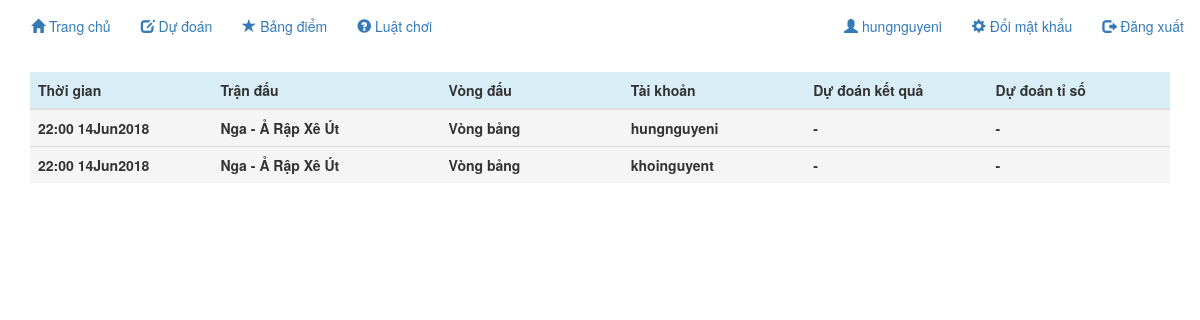
Page /3/reference/ (signed in) on the committed database.
### football/models.py (models this page shows)
class Data(models.Model):
    AWIN = 'AWIN'
    BALANCE = 'BALANCE'
    BWIN = 'BWIN'
    NEW = '-'
    RESULT_CHOICES = (
        (AWIN, 'Đội A thắng'),
        (BALANCE, 'Hai đội hòa'),
        (BWIN, 'Đội B thắng'),
        (NEW, '-')
    )
    none = -1
    zero = 0
    one = 1
    two = 2
    three = 3
    four = 4
    five = 5
    six = 6
    seven = 7
    eight = 8
    nine = 9
    ten = 10
    eleven = 11
    twelfth = 12
    thirteen = 13
    fourteen = 14
    fifteen = 15
    sixteen = 16
    seventeen = 17
    eighteen = 18
    nineteen = 19
    twenty = 20
    Score_choises = (
        (none, 'Không chọn'),
        (zero, '0'),
        (one, '1'),
        (two, '2'),
        (three, '3'),
        (four, '4'),
        (five, '5'),
        (six, '6'),
        (seven, '7'),
        (eight, '8'),
        (nine, '9'),
        (ten, '10'),
        (eleven, '11'),
        (twelfth, '12'),
        (thirteen, '13'),
        (fourteen, '14'),
        (fifteen, '15'),
        (sixteen, '16'),
        (seventeen, '17'),
        (eighteen, '18'),
        (nineteen, '19'),
        (twenty, '20')
    )
    user_data = models.ForeignKey(User, on_delete=models.CASCADE)
    schedule = models.ForeignKey(Schedule, on_delete=models.CASCADE)
    predict_winner = models.CharField(max_length=200, choices=RESULT_CHOICES, default=NEW)
    winner_result = models.BooleanField(default=False)
    predict_score_a = models.IntegerField(choices=Score_choises, default=none)
    predict_score_b = models.IntegerField(choices=Score_choises, default=none)
    score_result = models.BooleanField(default=False)
    reward = models.IntegerField(default=0)

class Schedule(models.Model):
    level1="1-32"
    level2="1-16"
    level3="Quarterfinal"
    level4="Semifinal"
    level5="Third place"
    level6="Final"
    level_choises = (
        (level1, 'Vòng bảng'),
        (level2, 'Vòng 1-16'),
        (level3, 'Tứ kết'),
        (level4, 'Bán kết'),
        (level5, 'Giải ba'),
        (level6, 'Chung kết')
    )
    none = -1
    zero = 0
    one = 1
    two = 2
    three = 3
    four = 4
    five = 5
    six = 6
    seven = 7
    eight = 8
    nine = 9
    ten = 10
    eleven = 11
    twelfth = 12
    thirteen = 13
    fourteen = 14
    fifteen = 15
    sixteen = 16
    seventeen = 17
    eighteen = 18
    nineteen = 19
    twenty = 20
    Score_choises = (
        (none, 'Chưa thi đấu'),
        (zero, '0'),
        (one, '1'),
        (two, '2'),
        (three, '3'),
        (four, '4'),
        (five, '5'),
        (six, '6'),
        (seven, '7'),
        (eight, '8'),
        (nine, '9'),
        (ten, '10'),
        (eleven, '11'),
        (twelfth, '12'),
        (thirteen, '13'),
        (fourteen, '14'),
        (fifteen, '15'),
        (sixteen, '16'),
        (seventeen, '17'),
        (eighteen, '18'),
        (nineteen, '19'),
        (twenty, '20')
    )
    match_date = models.DateTimeField(default=datetime.now())
    team_a = models.CharField(max_length=200)
    team_b = models.CharField(max_length=200)
    level = models.CharField(max_length=200, choices=level_choises, default=level1)
    score_a = models.IntegerField(choices=Score_choises, default=none)
    score_b = models.IntegerField(choices=Score_choises, default=none)
    result_point = models.IntegerField(default=1)
    score_point = models.IntegerField(default=5)

### football/views.py (the view)
# urls.py: url(r'^(?P<data_id>[0-9]+)/reference/$', views.reference, name='reference'),
def reference(request, data_id):
    data = get_object_or_404(Data, pk=data_id)
    userdatas=Data.objects.filter(schedule=data.schedule)
    template = loader.get_template('football/reference.html')
    context = {
        'userdatas': userdatas,
    }
    return HttpResponse(template.render(context, request))

### templates/football/reference.html (shortened to what this page needs)
<!DOCTYPE html>
<html lang="vi">
{% if user.is_authenticated %}
<head>
  <link rel="stylesheet" href="https://maxcdn.bootstrapcdn.com/bootstrap/3.3.7/css/bootstrap.min.css">
<body>
<nav class="navbar navbar-expand-sm bg-light navbar-light">
  <div class="container-fluid">
     <ul class="nav navbar-nav">
        <li><a href="{% url 'football:home' %}"><span class="glyphicon glyphicon-home"></span> Trang chủ</a></li>
        <li><a href="{% url 'football:predict' %}"><span class="glyphicon glyphicon-edit"></span> Dự đoán</a></li>
        <li><a href="{% url 'football:result' %}"><span class="glyphicon glyphicon-star"></span> Bảng điểm</a></li>
        <li><a href="{% url 'football:rule' %}"><span class="glyphicon glyphicon-question-sign"></span> Luật chơi</a></li>
     </ul>
     <ul class="nav navbar-nav navbar-right">
        <li><a href="{% url 'football:user' %}"><span class="glyphicon glyphicon-user"></span>  {{ user.username }}</a></li>
        <li><a href="{% url 'password_change' %}"><span class="glyphicon glyphicon-cog"></span>  Đổi mật khẩu</a></li>
        <li><a href="{% url 'logout' %}"><span class="glyphicon glyphicon-log-out"></span>  Đăng xuất</a></li>
     </ul>
  </div>
</nav>
<div class="container">
  <table class="table table-hover">
     <thead>
        <tr class="info">
            <th width="16%">Thời gian</th>
            <th width="20%">Trận đấu</th>
            <th width="16%">Vòng đấu</th>
            <th width="16%">Tài khoản</th>
            <th width="16%">Dự đoán kết quả</th>
            <th width="16%">Dự đoán tỉ số</th>
        </tr>
     </thead>
     <tbody>
     {% for userdata in userdatas %}
        <tr class="active">
            <th>{{ userdata.schedule.match_date|date:"H:i dMY"}}</th>
            <th>{{ userdata.schedule.team_a}} - {{ userdata.schedule.team_b}}</th>
            {% if userdata.schedule.level == "1-32" %}
                <th>Vòng bảng</th>
            {% endif %}
            <th>{{ userdata.user_data.username}}</th>
            {% if userdata.predict_winner == "AWIN" %}
                <th>{{userdata.schedule.team_a}} thắng</th>
            {% else %}
                {% if userdata.predict_winner == "BWIN" %}
                    <th>{{userdata.schedule.team_b}} thắng</th>
                {% else %}
                    {% if userdata.predict_winner == "BALANCE" %}
                        <th>Hai đội hòa</th>
                    {% else %}
                        <th>-</th>
                    {% endif %}
                {%  endif %}
            {% endif %}
            <th>{% if userdata.predict_score_a > -1 %}
                    {% if userdata.predict_score_b > -1 %}
                        {{ userdata.predict_score_a}} - {{userdata.predict_score_b}}
                    {% else %}
                        -
                    {% endif %}
                {% else %}
                     -
                {% endif %}
            </th>
        </tr>
     {% endfor %}
     </tbody>
  </table>
</div>
</body>
{% endif %}
</html>

### rows in the picture
Data: schedule.match_date "22:00 14Jun2018", schedule.team_a "Nga", schedule.team_b "Ả Rập Xê Út", shows "Vòng bảng", user_data.username "hungnguyeni"
Data: schedule.match_date "22:00 14Jun2018", schedule.team_a "Nga", schedule.team_b "Ả Rập Xê Út", shows "Vòng bảng", user_data.username "khoinguyent"

### other values in the picture
{{ user.username }} "hungnguyeni"
